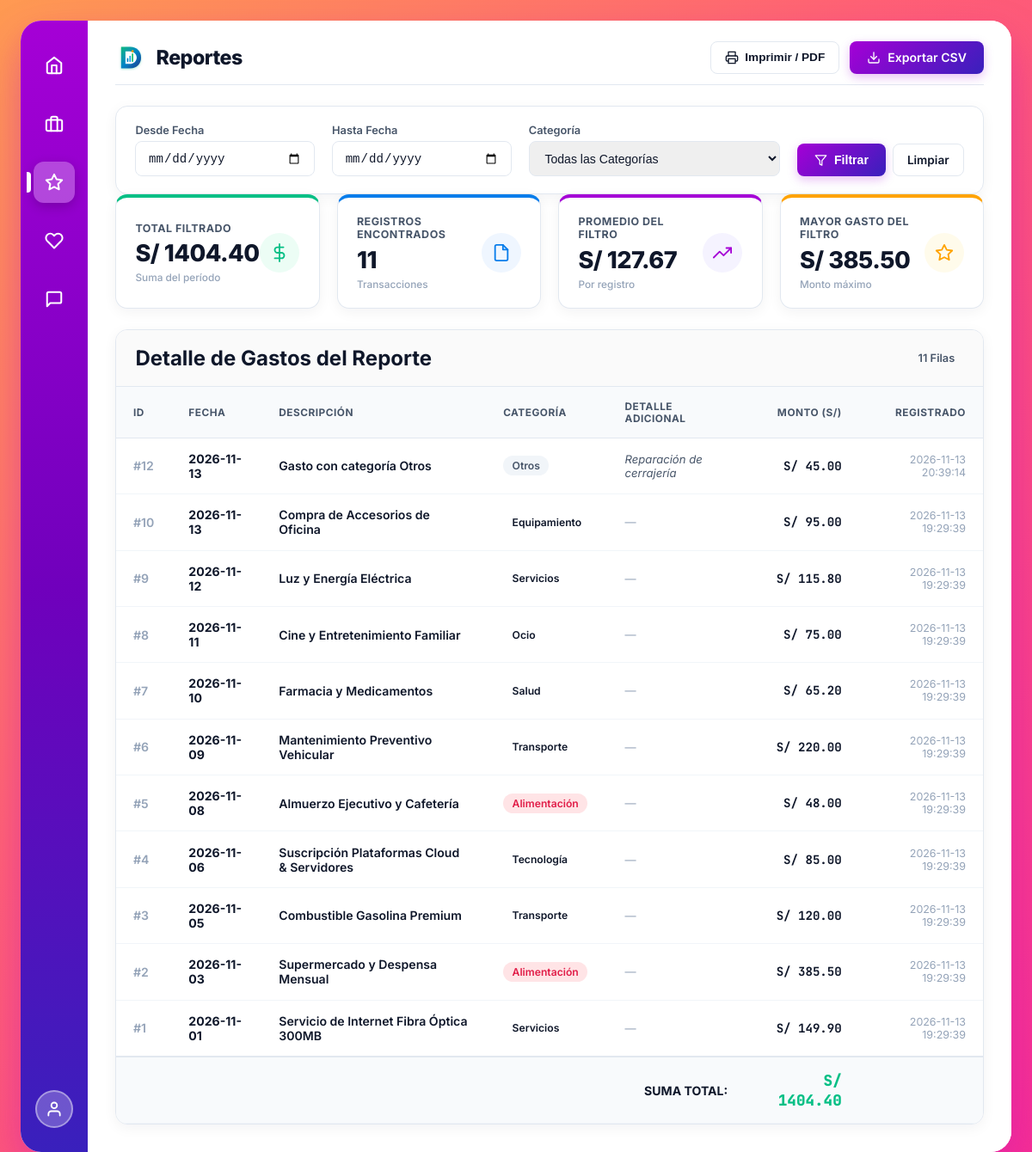
The app's page /reportes (signed in), older data.
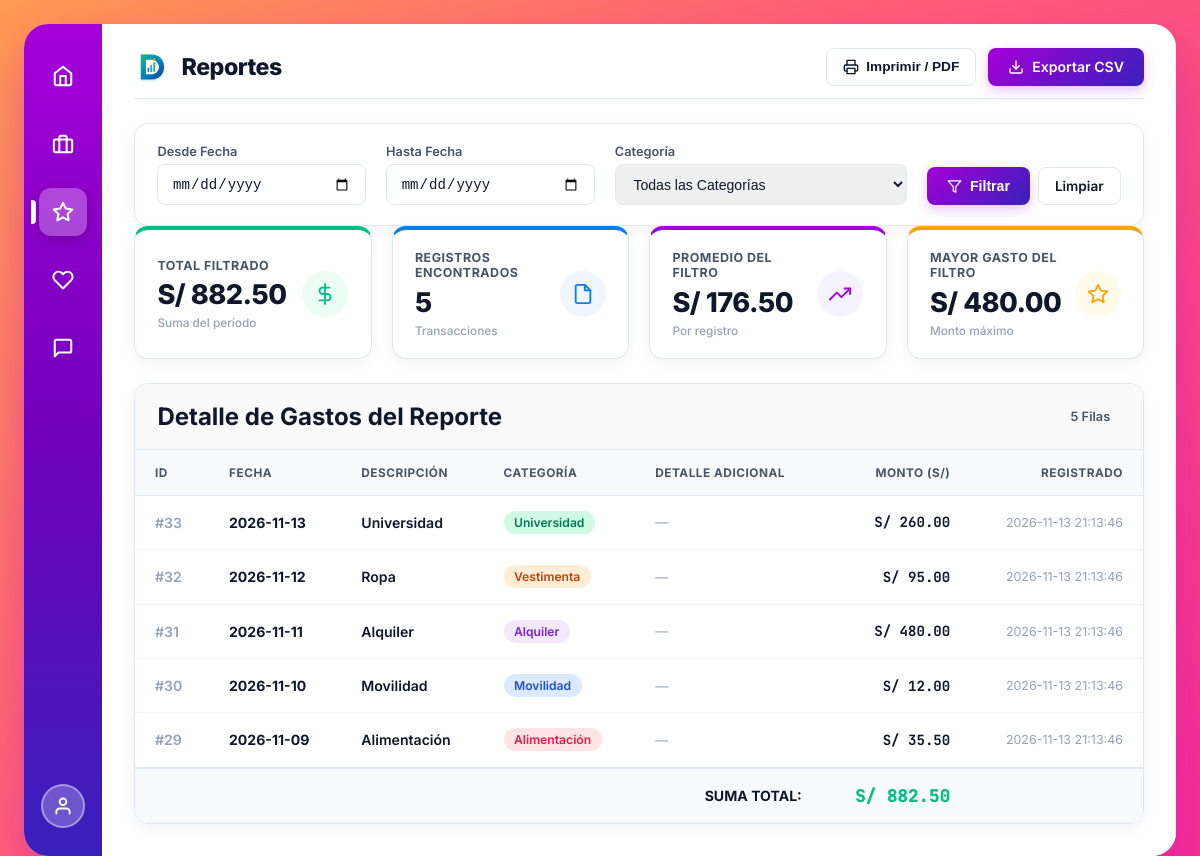
The same page, newer data.
### tables this page shows
CREATE TABLE gastos (
            id INTEGER PRIMARY KEY AUTOINCREMENT,
            fecha TEXT NOT NULL,
            descripcion TEXT NOT NULL,
            monto REAL NOT NULL,
            categoria TEXT DEFAULT 'General',
            created_at TIMESTAMP DEFAULT CURRENT_TIMESTAMP
        , detalle_otro TEXT);

### app.py (the view)
@app.route('/reportes')
@login_required
def reportes():
    fecha_inicio = request.args.get('fecha_inicio', '').strip()
    fecha_fin = request.args.get('fecha_fin', '').strip()
    categoria = request.args.get('categoria', '').strip()
    query = 'SELECT id, fecha, descripcion, categoria, detalle_otro, monto, created_at FROM gastos WHERE 1=1'
    params = []
    if fecha_inicio:
        query += ' AND fecha >= ?'
        params.append(fecha_inicio)
    if fecha_fin:
        query += ' AND fecha <= ?'
        params.append(fecha_fin)
    if categoria and categoria in CATEGORIAS_VALIDAS:
        query += ' AND categoria = ?'
        params.append(categoria)
    query += ' ORDER BY fecha DESC, id DESC'
    conn = get_db_connection()
    gastos = conn.execute(query, params).fetchall()
    conn.close()
    total_filtrado = sum(row['monto'] for row in gastos)
    cantidad_filtrada = len(gastos)
    promedio_filtrado = total_filtrado / cantidad_filtrada if cantidad_filtrada > 0 else 0
    maximo_filtrado = max((row['monto'] for row in gastos), default=0)
    return render_template(
        'reportes.html',
        gastos=gastos,
        categorias_disponibles=CATEGORIAS_VALIDAS,
        fecha_inicio=fecha_inicio,
        fecha_fin=fecha_fin,
        categoria_sel=categoria,
        total_filtrado=total_filtrado,
        cantidad_filtrada=cantidad_filtrada,
        promedio_filtrado=promedio_filtrado,
        maximo_filtrado=maximo_filtrado
    )

### app.py (called while the page is built)
@app.before_request
def csrf_protect():
    if app.config.get("TESTING") and not app.config.get("WTF_CSRF_ENABLED", True):
        return
    if request.method in ("POST", "PUT", "DELETE"):
        token = request.form.get("csrf_token") or request.headers.get("X-CSRFToken")
        expected = session.get("_csrf_token")
        if not expected or token != expected:
            abort(403)

def login_required(f):
    @wraps(f)
    def decorated_function(*args, **kwargs):
        if request.args.get("demo") == "1":
            session["user"] = "admin"
        if not session.get("user"):
            flash("Por favor inicia sesión para acceder al sistema.", "warning")
            return redirect(url_for("login"))
        return f(*args, **kwargs)
    return decorated_function

### database.py (called while the page is built)
def get_db_connection():
    conn = sqlite3.connect(DB_NAME)
    conn.row_factory = sqlite3.Row
    return conn

### templates/reportes.html (shortened to what the changed rows need)
{% extends "base.html" %}
{% block page_title %}Reportes{% endblock %}
{% block content %}
<section class="kpis-grid">
  <div class="kpi-card kpi-emerald">
    <div class="kpi-info">
      <span class="kpi-title">Total Filtrado</span>
      <span class="kpi-value">S/ {{ "%.2f"|format(total_filtrado) }}</span>
      <span class="kpi-note">Suma del período</span>
    </div>
  </div>
  <div class="kpi-card kpi-blue">
    <div class="kpi-info">
      <span class="kpi-title">Registros Encontrados</span>
      <span class="kpi-value">{{ cantidad_filtrada }}</span>
      <span class="kpi-note">Transacciones</span>
    </div>
  </div>
  <div class="kpi-card kpi-purple">
    <div class="kpi-info">
      <span class="kpi-title">Promedio del Filtro</span>
      <span class="kpi-value">S/ {{ "%.2f"|format(promedio_filtrado) }}</span>
      <span class="kpi-note">Por registro</span>
    </div>
  </div>
  <div class="kpi-card kpi-orange">
    <div class="kpi-info">
      <span class="kpi-title">Mayor Gasto del Filtro</span>
      <span class="kpi-value">S/ {{ "%.2f"|format(maximo_filtrado) }}</span>
      <span class="kpi-note">Monto máximo</span>
    </div>
  </div>
</section>
<div class="table-card">
  <div class="table-toolbar">
    <h2 class="card-title" style="margin: 0;">Detalle de Gastos del Reporte</h2>
    <span style="font-size: 0.8rem; background: var(--surface-hover); padding: 0.25rem 0.65rem; border-radius: var(--radius-full); font-weight: 600; color: var(--text-secondary);">
      {{ cantidad_filtrada }} Filas
    </span>
  </div>
  <div class="table-responsive">
    <table class="custom-table">
      <thead>
        <tr>
          <th>ID</th>
          <th>Fecha</th>
          <th>Descripción</th>
          <th>Categoría</th>
          <th>Detalle Adicional</th>
          <th style="text-align: right;">Monto (S/)</th>
          <th style="text-align: right;">Registrado</th>
        </tr>
      </thead>
      <tbody>
        {% for g in gastos %}
        <tr>
          <td style="color: var(--text-muted); font-weight: 600;">#{{ g['id'] }}</td>
          <td><strong>{{ g['fecha'] }}</strong></td>
          <td style="font-weight: 600; color: var(--text-main);">{{ g['descripcion'] }}</td>
          <td>
            <span class="badge-cat badge-{{ g['categoria']|replace(' ', '') }}">
              {{ g['categoria'] }}
            </span>
          </td>
          <td style="color: var(--text-secondary); font-size: 0.82rem;">
            {% if g['categoria'] == 'Otros' and g['detalle_otro'] %}
              <em>{{ g['detalle_otro'] }}</em>
            {% else %}
              <span style="color: var(--text-muted);">&mdash;</span>
            {% endif %}
          </td>
          <td style="text-align: right;" class="monto-soles">
            S/ {{ "%.2f"|format(g['monto']) }}
          </td>
          <td style="text-align: right; font-size: 0.78rem; color: var(--text-muted);">
            {{ g['created_at'] }}
          </td>
        </tr>
        {% else %}
        <tr>
          <td colspan="7" style="text-align: center; padding: 3rem; color: var(--text-muted);">
            No se encontraron gastos que coincidan con los criterios seleccionados.
          </td>
        </tr>
        {% endfor %}
      </tbody>
      {% if gastos %}
      <tfoot>
        <tr style="background: #F8FAFC; border-top: 2px solid var(--border-light);">
          <td colspan="5" style="text-align: right; font-weight: 700; color: var(--text-main);">SUMA TOTAL:</td>
          <td style="text-align: right; font-weight: 800; font-size: 1.1rem; color: var(--accent-emerald); font-family: 'JetBrains Mono';">
            S/ {{ "%.2f"|format(total_filtrado) }}
          </td>
          <td></td>
        </tr>
      </tfoot>
      {% endif %}
    </table>
  </div>
</div>
{% endblock %}

Row changes from the older to the newer data that the page shows:
removed gastos: monto "385.50", id "2", fecha "2026-11-03", descripcion "Supermercado y Despensa Mensual", categoria "Alimentación", created_at "2026-11-13 19:29:39"
removed gastos: id "12", fecha "2026-11-13", descripcion "Gasto con categoría Otros", categoria "Otros", detalle_otro "Reparación de cerrajería", monto "45.00", created_at "2026-11-13 20:39:14"
removed gastos: id "10", fecha "2026-11-13", descripcion "Compra de Accesorios de Oficina", categoria "Equipamiento", monto "95.00", created_at "2026-11-13 19:29:39"
removed gastos: id "9", fecha "2026-11-12", descripcion "Luz y Energía Eléctrica", categoria "Servicios", monto "115.80", created_at "2026-11-13 19:29:39"
removed gastos: id "8", fecha "2026-11-11", descripcion "Cine y Entretenimiento Familiar", categoria "Ocio", monto "75.00", created_at "2026-11-13 19:29:39"
removed gastos: id "7", fecha "2026-11-10", descripcion "Farmacia y Medicamentos", categoria "Salud", monto "65.20", created_at "2026-11-13 19:29:39"
removed gastos: id "6", fecha "2026-11-09", descripcion "Mantenimiento Preventivo Vehicular", categoria "Transporte", monto "220.00", created_at "2026-11-13 19:29:39"
removed gastos: id "5", fecha "2026-11-08", descripcion "Almuerzo Ejecutivo y Cafetería", categoria "Alimentación", monto "48.00", created_at "2026-11-13 19:29:39"
removed gastos: id "4", fecha "2026-11-06", descripcion "Suscripción Plataformas Cloud & Servidores", categoria "Tecnología", monto "85.00", created_at "2026-11-13 19:29:39"
removed gastos: id "3", fecha "2026-11-05", descripcion "Combustible Gasolina Premium", categoria "Transporte", monto "120.00", created_at "2026-11-13 19:29:39"
removed gastos: id "1", fecha "2026-11-01", descripcion "Servicio de Internet Fibra Óptica 300MB", categoria "Servicios", monto "149.90", created_at "2026-11-13 19:29:39"
added gastos: monto "480.00", id "31", fecha "2026-11-11", descripcion "Alquiler", categoria "Alquiler", created_at "2026-11-13 21:13:46"
added gastos: id "33", fecha "2026-11-13", descripcion "Universidad", categoria "Universidad", monto "260.00", created_at "2026-11-13 21:13:46"
added gastos: id "32", fecha "2026-11-12", descripcion "Ropa", categoria "Vestimenta", monto "95.00", created_at "2026-11-13 21:13:46"
added gastos: id "30", fecha "2026-11-10", descripcion "Movilidad", categoria "Movilidad", monto "12.00", created_at "2026-11-13 21:13:46"
added gastos: id "29", fecha "2026-11-09", descripcion "Alimentación", categoria "Alimentación", monto "35.50", created_at "2026-11-13 21:13:46"
Text that changed along with them:
{{ "%.2f"|format(total_filtrado) }}: "1404.40" → "882.50"
{{ cantidad_filtrada }}: "11" → "5"
{{ "%.2f"|format(promedio_filtrado) }}: "127.67" → "176.50"
